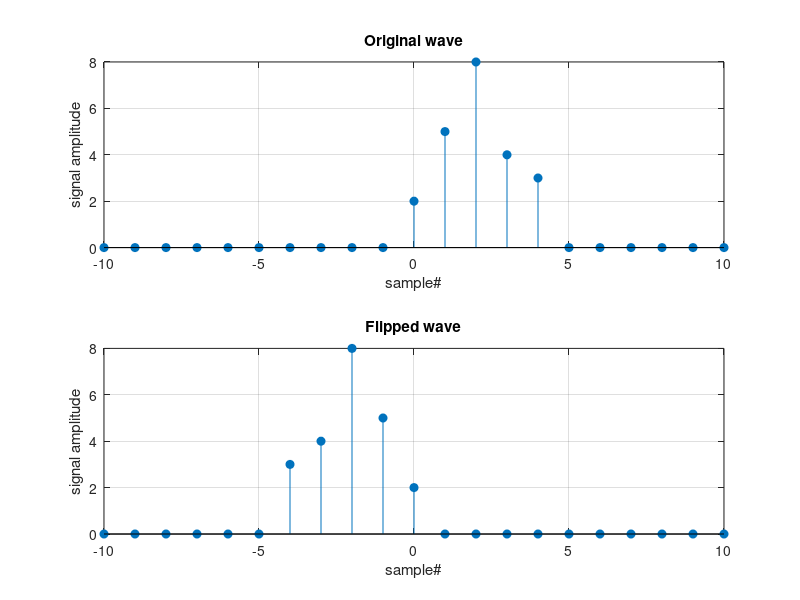

Reproduce this figure in MATLAB.
clc; clear; close all;

n=-10:10;





x = [zeros(1,10) 1 zeros(1,10)];
x0 = 2*x;

x = [zeros(1,11) 1 zeros(1,9)];
x1 = 5*x;

x = [zeros(1,12) 1 zeros(1,8)];
x2 = 8*x;

x = [zeros(1,13) 1 zeros(1,7)];
x3 = 4*x;

x = [zeros(1,14) 1 zeros(1,6)];
x4 = 3*x;

xr =  x0 + x1 + x2 + x3 + x4;

subplot(2, 1, 1);
stem(n, xr, 'filled');
xlabel('sample#'); 
ylabel('signal amplitude');
title('Original wave');
grid;

subplot(2, 1, 2);
stem(-n, xr, 'filled');

xlabel('sample#');
ylabel('signal amplitude');
title('Flipped wave'); 
grid;
